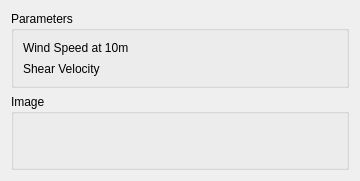
<?xml version="1.0" encoding="UTF-8"?>
<ui version="4.0">
 <class>WindLabGui::DlgHarrisSpectrum</class>
 <widget class="QWidget" name="WindLabGui::DlgHarrisSpectrum">
  <property name="geometry">
   <rect>
    <x>0</x>
    <y>0</y>
    <width>360</width>
    <height>181</height>
   </rect>
  </property>
  <property name="windowTitle">
   <string>Feature Parameters</string>
  </property>
  <property name="sizeGripEnabled" stdset="0">
   <bool>true</bool>
  </property>
  <layout class="QGridLayout" name="gridLayout">
   <item row="1" column="0">
    <widget class="QGroupBox" name="GroupBox5_5">
     <property name="title">
      <string>Image</string>
     </property>
     <layout class="QGridLayout" name="_6">
      <property name="leftMargin">
       <number>9</number>
      </property>
      <property name="topMargin">
       <number>9</number>
      </property>
      <property name="rightMargin">
       <number>9</number>
      </property>
      <property name="bottomMargin">
       <number>9</number>
      </property>
      <property name="spacing">
       <number>6</number>
      </property>
      <item row="1" column="0">
       <layout class="QHBoxLayout" name="horizontalLayout_9" stretch="0">
        <item>
         <widget class="QLabel" name="label_Image">
          <property name="text">
           <string/>
          </property>
         </widget>
        </item>
       </layout>
      </item>
     </layout>
    </widget>
   </item>
   <item row="0" column="0">
    <widget class="QGroupBox" name="GroupBox5_3">
     <property name="title">
      <string>Parameters</string>
     </property>
     <layout class="QGridLayout" name="_3">
      <property name="leftMargin">
       <number>9</number>
      </property>
      <property name="topMargin">
       <number>9</number>
      </property>
      <property name="rightMargin">
       <number>9</number>
      </property>
      <property name="bottomMargin">
       <number>9</number>
      </property>
      <property name="spacing">
       <number>6</number>
      </property>
      <item row="1" column="0">
       <layout class="QHBoxLayout" name="horizontalLayout" stretch="0,0">
        <item>
         <widget class="QLabel" name="label">
          <property name="text">
           <string>Wind Speed at 10m</string>
          </property>
         </widget>
        </item>
        <item>
         <widget class="Gui::QuantitySpinBox" name="doubleSpinBox_MeanWindSpeed10" native="true">
          <property name="keyboardTracking" stdset="0">
           <bool>false</bool>
          </property>
         </widget>
        </item>
       </layout>
      </item>
      <item row="2" column="0">
       <layout class="QHBoxLayout" name="horizontalLayout_2" stretch="0,0">
        <item>
         <widget class="QLabel" name="label_2">
          <property name="text">
           <string>Shear Velocity</string>
          </property>
         </widget>
        </item>
        <item>
         <widget class="Gui::QuantitySpinBox" name="doubleSpinBox_ShearVelocity" native="true">
          <property name="keyboardTracking" stdset="0">
           <bool>false</bool>
          </property>
         </widget>
        </item>
       </layout>
      </item>
     </layout>
    </widget>
   </item>
  </layout>
 </widget>
 <customwidgets>
  <customwidget>
   <class>Gui::QuantitySpinBox</class>
   <extends>QWidget</extends>
   <header>Gui/QuantitySpinBox.h</header>
  </customwidget>
 </customwidgets>
 <resources/>
 <connections/>
</ui>
